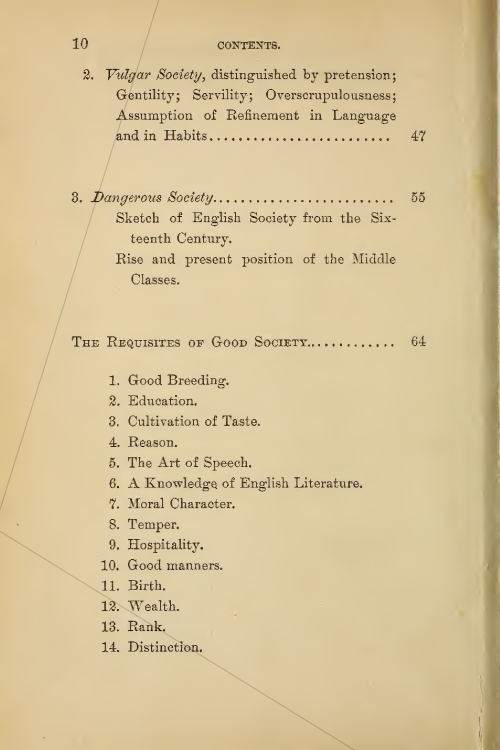
#> input picture Puzzle1/Book images/REsized/10.png, 1000 x 1500 px (shown at 1/2 size); its folder holds only this picture in this run
$ jupyter execute --allow-errors TestEnv.ipynb
#> lines starting #> are read from the running program, lines starting #| are printed output that depends on the picture
[cell 1]
import cv2
from pathlib import Path
import os
import re
import numpy as np
import matplotlib.pyplot as plt

[cell 2]
img_dir = Path("Book images/REsized")
img_paths = list(img_dir.iterdir())
img_paths.sort(key=lambda x: int(x.stem))
img_paths

[cell 3]
def strip_outermost_edge(img_path: Path, page_type: bool):
#     page type False = even
#> called with page_type = False
    img = cv2.imread(img_path)
#> img is the input picture: shape (1500, 1000, 3); mean B, G, R 154.2, 195.8, 215.2
    img_grey = cv2.cvtColor(img, cv2.COLOR_BGR2GRAY)
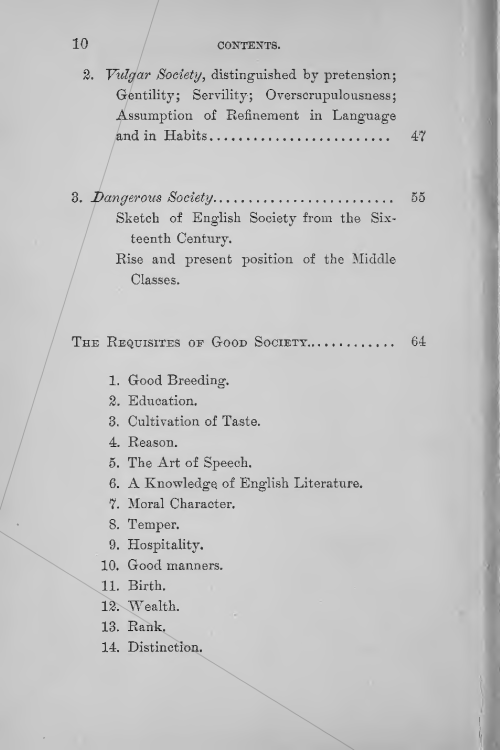
#> img_grey: shape (1500, 1000) (shown at 1/2 size); min 3, max 229, mean 196.9
    # plt.imshow(img_grey)
    # plt.show()
    # cv2.resize(img, (width, 1500), interpolation = cv2.INTER_LINEAR)
    height, width= img_grey.shape
#> height = 1500; width = 1000

    if page_type:
        sel_edge = img_grey[:,width-1]
    else:
        sel_edge = img_grey[:,0]
#> sel_edge = 1500 values, max 202 at index 353, min 154 at index 1017, mean 197.1
    sel_edge = sel_edge - int(sel_edge.mean())
#> sel_edge = 1500 values, max 255 at index 6, min 0 at index 22, mean 83.23
    return np.expand_dims(sel_edge, axis=0)
#> (the rest of this cell did not finish here and is left out)

[cell 4]
total_matrix = strip_outermost_edge(img_paths[0], False)
for image in img_paths:
    i = int(image.stem)%2
    print(f"index: {i}     path:{image}")
    edge = strip_outermost_edge(image, i)
    # edge = np.expand_dims(edge, axis=0)
    total_matrix = np.concat((total_matrix, edge), axis=0)

[cell 5]
from matplotlib import pyplot as plt
print(total_matrix.shape)
#| (2, 1500)
plt.imshow(total_matrix.swapaxes(0,1))
plt.show()
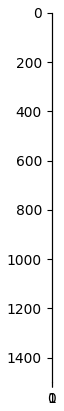
#> figure drawn by matplotlib, 1 panel
# cv2.imwrite("output.png",total_matrix)
cv2.imwrite("output_greyscale2.bmp",total_matrix)
#> Out = True

$ run again, on Puzzle1/Book images/REsized/116.png
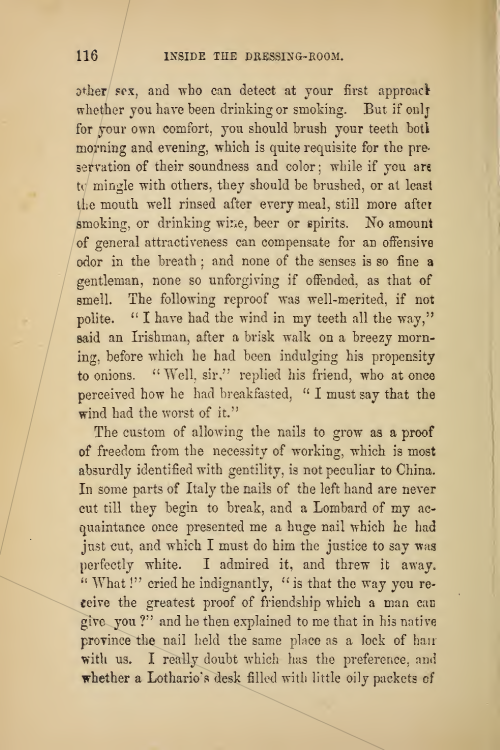
#> input picture Puzzle1/Book images/REsized/116.png, 1000 x 1500 px (shown at 1/2 size)
#> in strip_outermost_edge, img is the input picture: shape (1500, 1000, 3); mean B, G, R 151.4, 188.7, 206.1
#> in strip_outermost_edge, `img_grey = cv2.cvtColor(img, cv2.COLOR_BGR2GRAY)`:
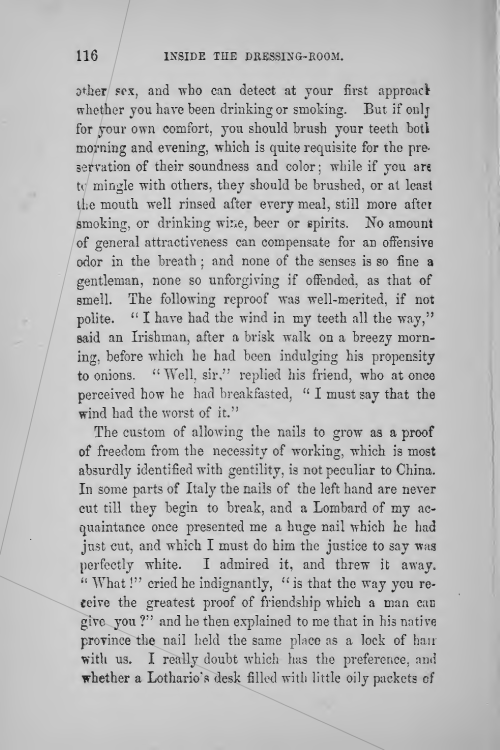
#> img_grey: shape (1500, 1000) (shown at 1/2 size); min 2, max 247, mean 189.7
#> in strip_outermost_edge, `sel_edge = img_grey[:,0]`: sel_edge = 1500 values, max 198 at index 185, min 155 at index 1105, mean 193.9
#> in strip_outermost_edge, `sel_edge = sel_edge - int(sel_edge.mean())`: sel_edge = 1500 values, max 255 at index 0, min 0 at index 9, mean 58.39
#| (2, 1500)
#> Out = True

$ run again, on Puzzle1/Book images/REsized/123.png
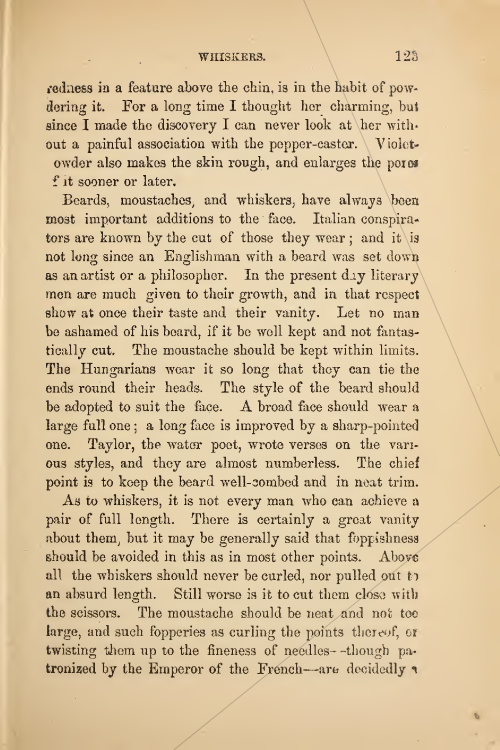
#> input picture Puzzle1/Book images/REsized/123.png, 1000 x 1500 px (shown at 1/2 size)
#> in strip_outermost_edge, img is the input picture: shape (1500, 1000, 3); mean B, G, R 158.5, 194.8, 216.3
#> in strip_outermost_edge, `img_grey = cv2.cvtColor(img, cv2.COLOR_BGR2GRAY)`:
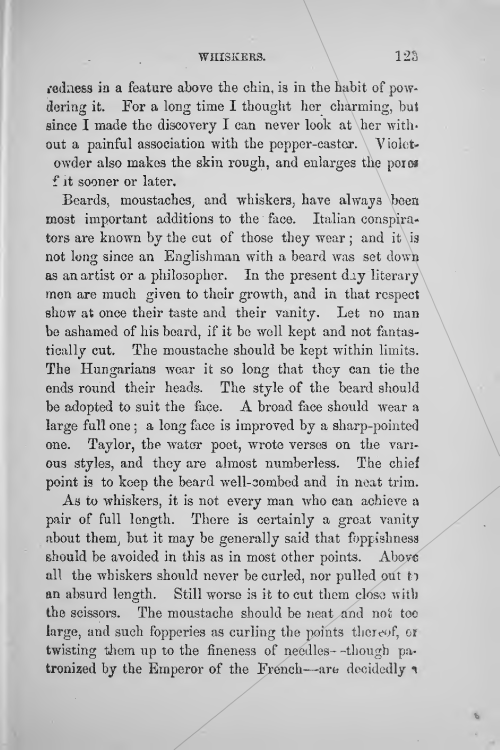
#> img_grey: shape (1500, 1000) (shown at 1/2 size); min 1, max 242, mean 197.1
#> in strip_outermost_edge, `sel_edge = img_grey[:,0]`: sel_edge = 1500 values, max 232 at index 598, min 157 at index 13, mean 205.3
#> in strip_outermost_edge, `sel_edge = sel_edge - int(sel_edge.mean())`: sel_edge = 1500 values, max 255 at index 342, min 0 at index 370, mean 101.3
#| (2, 1500)
#> Out = True

$ run again, on Puzzle1/Book images/REsized/100.png
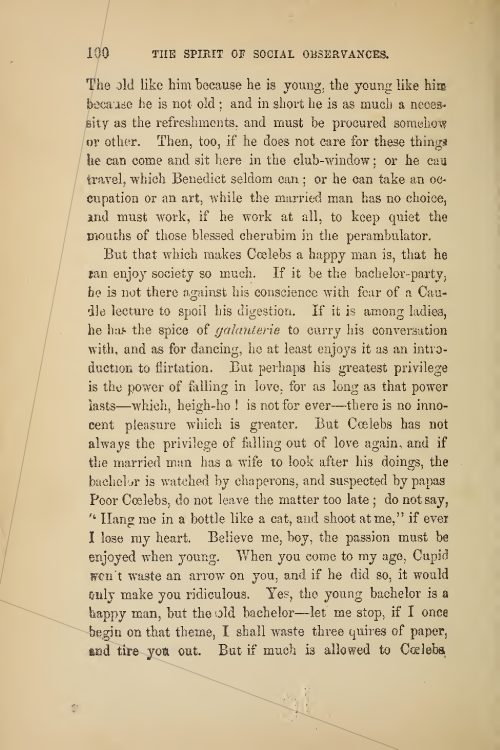
#> input picture Puzzle1/Book images/REsized/100.png, 1000 x 1500 px (shown at 1/2 size)
#> in strip_outermost_edge, img is the input picture: shape (1500, 1000, 3); mean B, G, R 155.4, 190.9, 207.9
#> in strip_outermost_edge, `img_grey = cv2.cvtColor(img, cv2.COLOR_BGR2GRAY)`:
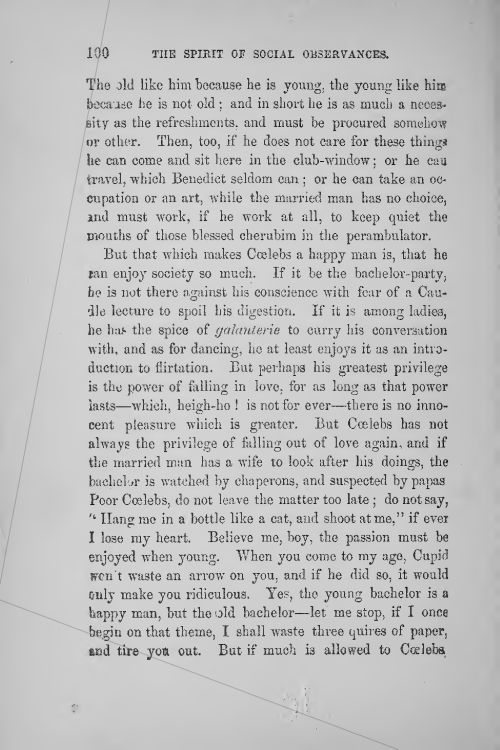
#> img_grey: shape (1500, 1000) (shown at 1/2 size); min 1, max 234, mean 191.9
#> in strip_outermost_edge, `sel_edge = img_grey[:,0]`: sel_edge = 1500 values, max 199 at index 1060, min 154 at index 1164, mean 192.8
#> in strip_outermost_edge, `sel_edge = sel_edge - int(sel_edge.mean())`: sel_edge = 1500 values, max 255 at index 3, min 0 at index 11, mean 41.8
#| (2, 1500)
#> Out = True
